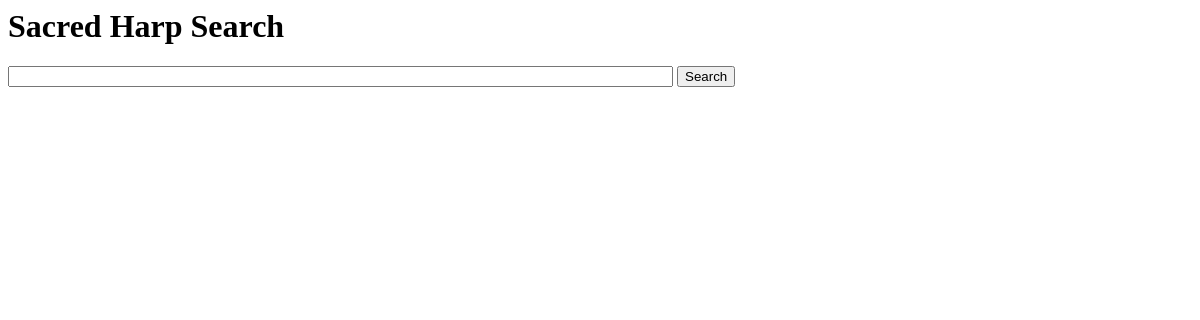
The page /search on the database as committed earlier.
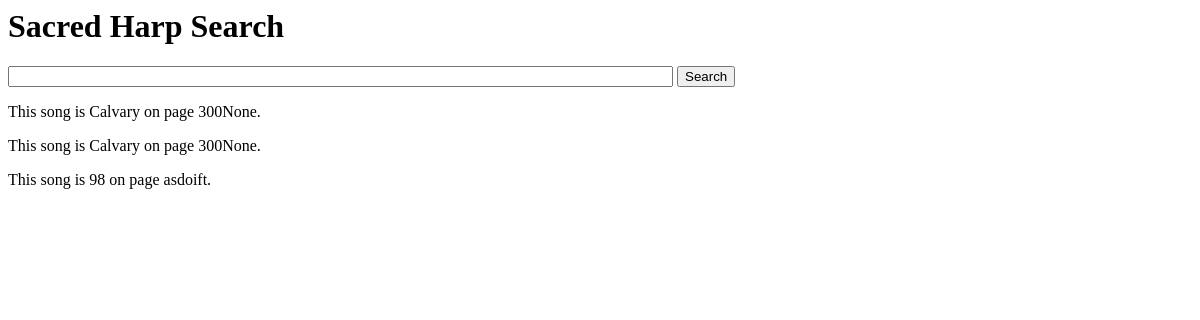
The same page on the database as committed later.
### app/models.py (models this page shows, shortened)
class Song(db.Model):
    id = db.Column(db.Integer, primary_key=True)
    title = db.Column(db.String)
    page = db.Column(db.Integer)
    meter_name = db.Column(db.String)
    song_text = db.Column(db.String)
    position = db.Column(db.String)
    three_liner = db.Column(db.Integer)

### app/routes.py (the view)
@app.route('/search')
def search_results():
    form = SearchForm(request.form)
    filters = []
    for k in request.args:
        column = getattr(Song, k)
        comparison_string = '%{}%'.format(request.args[k])
        filters.append(column.like(comparison_string))
    songs = Song.query.filter(and_(*filters))
    return render_template('search.html', songs=songs, form=form)

### app/forms.py
class SearchForm(FlaskForm):
    search_string = StringField('search_string')

### app/templates/search.html (shortened to what this page needs)
<html>
    <head>
    </head>
    <body>
        {% include 'header.html' %}
        {% for s in songs %}
            <p>This song is {{ s.title }} on page {{ s.page }}{{ s.position }}.</p>
        {% endfor %}
    </body>
</html>

### app/templates/header.html (shortened to what this page needs)
<h1>Sacred Harp Search</h1>
<form action="" method="post" name="search">
    {{ form.search_string(size=80) }}
    <input type="submit" value="Search">
</form>

Rows that differ between the two databases and show on the page:
added Song: title "Calvary", page "300", position "None"
added Song: title "Calvary", page "300", position "None"
added Song: title "98", page "asdoif", position "t"
